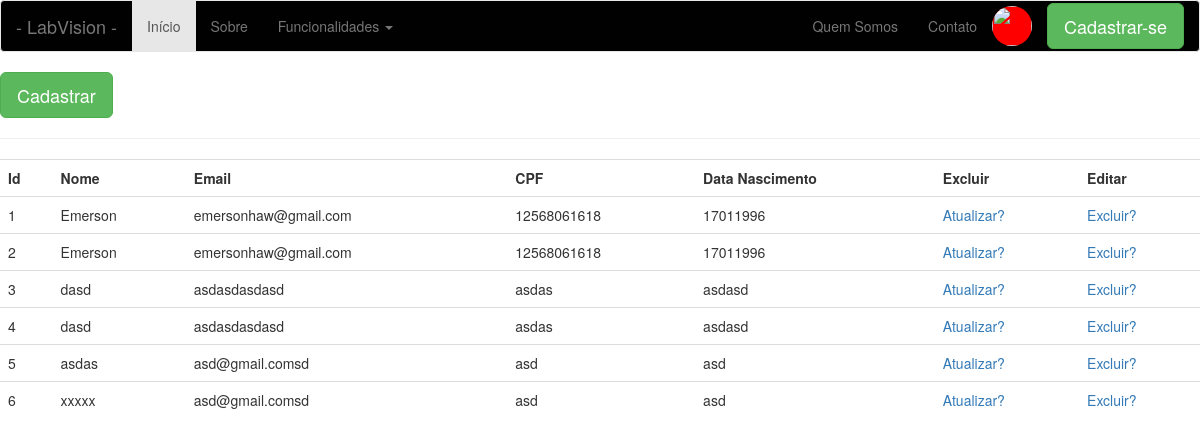
Before: /listar-usuarios with the older database file.
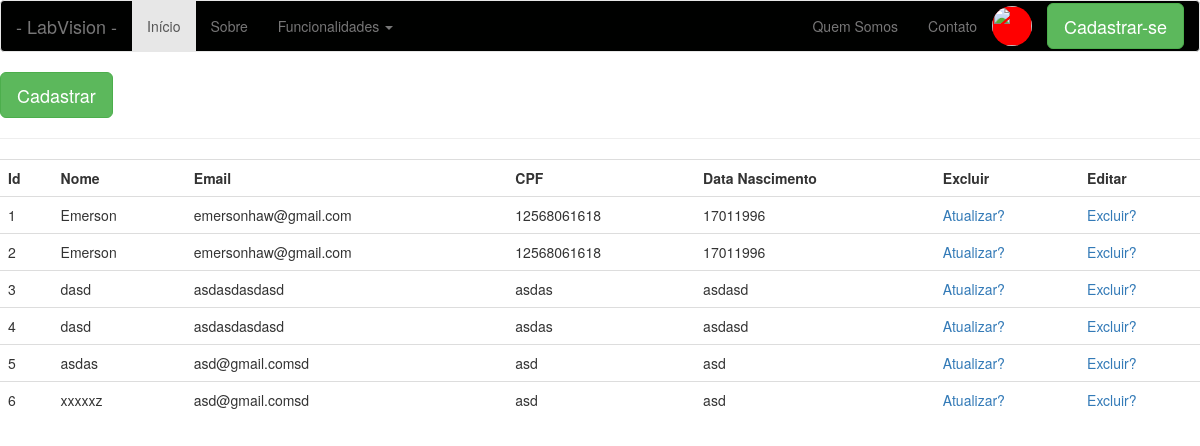
After: the same page with the newer database file.
### app/models/tables.py (models this page shows, shortened)
class Pessoa(db.Model):
    __tablename__ = "pessoas"
    id = db.Column(db.Integer, primary_key=True)
    nome = db.Column(db.String(50))

class Usuario(Pessoa, db.Model):
    __tablename__ = "usuarios"
    id = db.Column(db.Integer, primary_key=True)
    email = db.Column(db.String(50))
    senha = db.Column(db.String(20))
    cpf = db.Column(db.String(20))
    dt_nascimento = db.Column(db.String(20))
    status = db.Column(db.Boolean())
    pessoa = db.Column(db.Integer, db.ForeignKey('pessoas.id'))

class Pessoa(db.Model):
    __tablename__ = "pessoas"
    id = db.Column(db.Integer, primary_key=True)
    nome = db.Column(db.String(50))

### app/controllers/default.py (the view)
@app.route('/listar-usuarios', methods=['GET', 'POST'])
def listar_usuarios():
    usuarios = Usuario.query.all()
    return render_template('usuario/listar-usuarios.html', usuarios=usuarios)

### app/templates/usuario/listar-usuarios.html
{% include 'base/head.html' %}
{% include 'base/nav_bar.html' %}
<a href="/cadastrar-usuarios">
    <button class="btn btn-lg btn-success">
        Cadastrar
    </button>
</a>
<hr>
<div class="table-responsive">
        <table class="table">
            <tr>
                <th>Id</th>
                <th>Nome</th>
                <th>Email</th>
                <th>CPF</th>
                <th>Data Nascimento</th>
                <th>Excluir</th>
                <th>Editar</th>
            </tr>
            {% for u in usuarios %}
                <tr>
                    <td>
                        {{ u.id}}
                    </td>
                    <td>
                        {{ u.nome}}
                    </td>
                    <td>
                        {{ u.email}}
                    </td>
                    <td>
                        {{ u.cpf}}
                    </td>
                    <td>
                        {{ u.dt_nascimento}}
                    </td>
                    <td>
                        <a href="{{ url_for('atualizar_usuario', id=u.id)}}">Atualizar?</a>
                    </td>
                    <td>
                        <a href="{{ url_for('excluir_usuario', id=u.id)}}">Excluir?</a>
                    </td>
                </tr>
            {% endfor %}
        </table>
</div>
{% include 'base/footer.html' %}

Changed rows visible on the page:
changed through a linked row, Usuario id 6: nome "xxxxx" → "xxxxxz"
